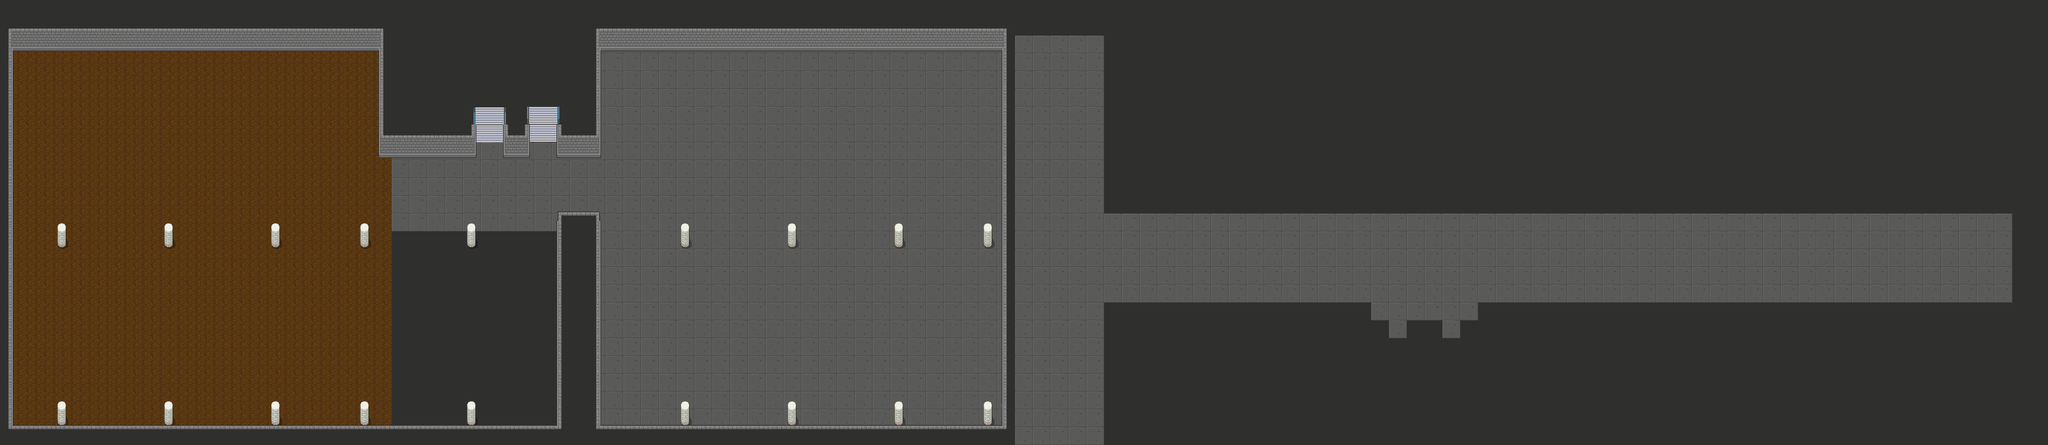

Rendered tile map (Tiled .tmx) drawn with the repository's tilesets; below, a short description and the map source with its tile grids summarised:
An orthogonal 115x25 tile map with 32x32 px tiles, 3 tile layers (floor, stairs, wall), 1 hidden layer not drawn, 3 tilesets and 2 objects (up, down).

<map version="1.8" tiledversion="1.8.5" orientation="orthogonal" renderorder="right-down" width="115" height="25" tilewidth="32" tileheight="32" infinite="0" nextlayerid="7" nextobjectid="5">
 <tileset firstgid="1" source="assets/Dungeon_v2.tsx" />
 <tileset firstgid="229" source="assets/pokemon_v2.tsx" />
 <tileset firstgid="1215" source="assets/Slates_v2.tsx" />
 <imagelayer id="6" name="Calque d'Images 1" visible="0" offsetx="-65.1667" offsety="33.1818">
  <image source="png/23RI.PNG" width="3894" height="761" />
 </imagelayer>
 <layer id="1" name="floor" width="115" height="25">
  <data>[2875 cells, 2875 non-empty, 3 distinct tile ids]</data>
 </layer>
 <layer id="3" name="stairs" width="115" height="25">
  <data>[2875 cells, 81 non-empty, 8 distinct tile ids]</data>
 </layer>
 <layer id="4" name="wall" width="115" height="25">
  <data>[2875 cells, 1096 non-empty, 33 distinct tile ids]</data>
 </layer>
 <objectgroup id="5" name="door">
  <object id="1" name="up" x="878.5" y="210.5">
   <properties>
    <property name="nextDirection" value="DOWN" />
    <property name="nextMap" value="" />
    <property name="nextX" type="int" value="0" />
    <property name="nextY" type="int" value="0" />
   </properties>
  </object>
  <object id="2" name="down" x="976" y="208.5">
   <properties>
    <property name="nextDirection" value="DOWN" />
    <property name="nextMap" value="SS" />
    <property name="nextX" type="int" value="81" />
    <property name="nextY" type="int" value="10" />
   </properties>
  </object>
 </objectgroup>
</map>
